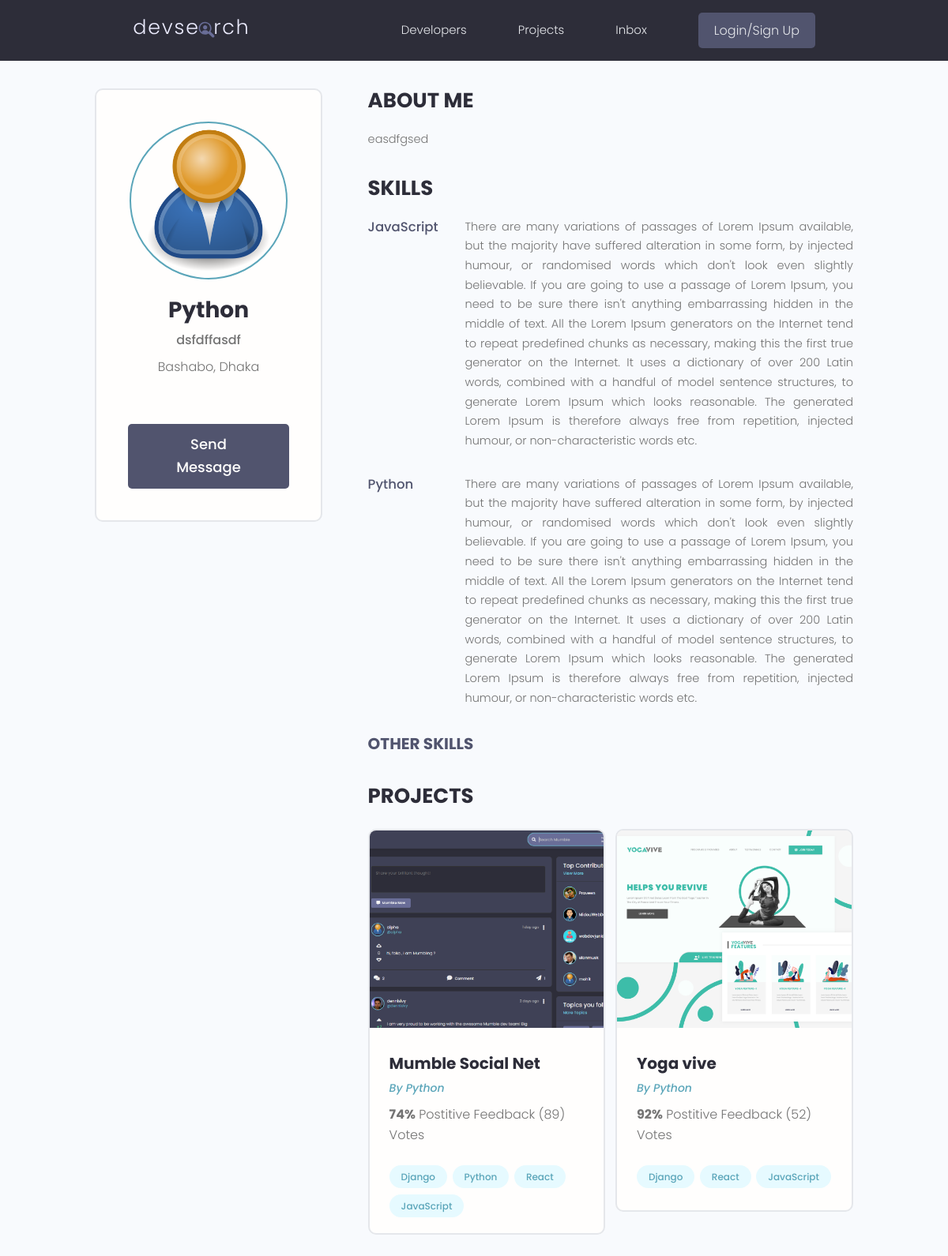
The app's page /profile/1124a1eb-1107-431b-a531-597dd7ccf09c with its own data.
### users/models.py (models this page shows, shortened)
class Profile(models.Model):
    user = models.OneToOneField(User,on_delete=models.CASCADE,null=True,blank=True)
    name = models.CharField(max_length=200,blank=True,null=True)
    email = models.EmailField(max_length=599,blank=True,null=True)
    username = models.CharField(max_length=200,blank=True,null=True)
    location = models.CharField(max_length=200,blank=True,null=True)
    short_intro = models.CharField(max_length=200,blank=True,null=True)
    bio = models.TextField(blank=True,null=True)
    profile_image = models.ImageField(null=True,blank=True,upload_to='profiles/',default="profiles/user-default.png")
    social_github = models.CharField(max_length=200,blank=True,null=True)
    social_twitter = models.CharField(max_length=200,blank=True,null=True)
    social_linkedin = models.CharField(max_length=200,blank=True,null=True)
    social_youtube = models.CharField(max_length=200,blank=True,null=True)
    social_website = models.CharField(max_length=200,blank=True,null=True)
    created = models.DateTimeField(auto_now_add=True)
    id = models.UUIDField(default=uuid.uuid4, unique=True,primary_key=True,editable=False )

class Skill(models.Model):
    owner = models.ForeignKey(Profile,on_delete=models.CASCADE,null=True,blank=True)
    name = models.CharField(max_length=200,blank=True,null=True)
    description = models.TextField(null=True,blank=True)
    created = models.DateTimeField(auto_now_add=True)
    id = models.UUIDField(default=uuid.uuid4, unique=True,primary_key=True,editable=False )

### projects/models.py (models this page shows, shortened)
class Project(models.Model):
    owner = models.ForeignKey(Profile,null=True,blank=True,on_delete=models.SET_NULL)
    title = models.CharField(max_length=200)
    description = models.TextField(null=True,blank=True)
    featured_image = models.ImageField(null=True,blank=True,default="default.jpg")
    demo_link = models.CharField(max_length=2000,null=True,blank=True)
    source_link = models.CharField(max_length=2000,null=True,blank=True)
    tags = models.ManyToManyField('Tag', blank=True)
    vote_Total = models.IntegerField(default=0, null=True, blank=True)
    vote_Ratio = models.IntegerField(default=0, null=True, blank=True)
    created = models.DateTimeField(auto_now_add=True)
    id = models.UUIDField(default=uuid.uuid4, unique=True,primary_key=True,editable=False )

class Tag(models.Model):
    name = models.CharField(max_length=200)
    created = models.DateTimeField(auto_now_add=True)
    id = models.UUIDField(default=uuid.uuid4, unique=True, primary_key=True, editable=False)
    def __str__(self):
        return self.name

### users/views.py (the view)
# urls.py: path('profile/<str:pk>',views.userprofile,name="user-profile"),
def userprofile(request,pk):
    profile = Profile.objects.get(id=pk)
    topskills = profile.skill_set.exclude(description__exact ="")
    otherskills = profile.skill_set.filter(description = "")
    context = {'profile': profile,'topskills': topskills, "otherskills": otherskills}
    return render(request,'users/user-profile.html',context)

### users/templates/users/user-profile.html (shortened to what this page needs)
{%extends 'main.html' %}
{% load static%}
{% block content %}
<main class="profile my-md">
    <div class="container">
      <div class="layout">
        <div class="column column--1of3">
          <div class="card text-center">
            <div class="card__body dev">
              <img class="avatar avatar--xl" src="{{profile.profile_image.url }}" />
              <h2 class="dev__name">{{profile.name}}</h2>
              <p class="dev__title">{{profile.short_intro}}</p>
              <p class="dev__location">{{profile.location}}</p>
              <a href="#" class="btn btn--sub btn--lg">Send Message </a>
            </div>
          </div>
        </div>
        <div class="column column--2of3">
          <div class="devInfo">
            <h3 class="devInfo__title">About Me</h3>
            <p class="devInfo__about">
              {{profile.bio}}
            </p>
          </div>
          <div class="devInfo">
            <h3 class="devInfo__title">Skills</h3>
            <div class="devInfo__skills">
              {% for skill in topskills %}
              <div class="devSkill">
                <h4 class="devSkill__title">{{skill.name}}</h4>
                <p class="devSkill__info">
                  {{skill.description}}
                </p>
              </div>
              {%endfor%}
              <h3 class="devInfo__subtitle">Other Skills</h3>
            </div>
          </div>
          <div class="devInfo">
            <h3 class="devInfo__title">Projects</h3>
            <div class="grid grid--two">
              {%for project in profile.project_set.all %}
              <div class="column">
                <div class="card project">
                  <a href="{% url 'project' project.id %}" class="project">
                    <img class="project__thumbnail" src="{{project.featured_image.url}}" alt="project thumbnail" />
                    <div class="card__body">
                      <h3 class="project__title">{{project.title}}</h3>
                      <p><a class="project__author" href="profile.html">By {{project.owner.name}}</a></p>
                      <p class="project--rating">
                        <span style="font-weight: bold;">{{project.vote_Ratio}}%</span> Postitive
                        Feedback ({{project.vote_Total}}) Vote{{project.vote_Total|pluralize:"s"}}
                      </p>
                      <div class="project__tags">
                        {%for tag in project.tags.all%}
                        <span class="tag tag--pill tag--main">
                          <small>{{tag}}</small>
                        </span>
                        {%endfor%}
                      </div>
                    </div>
                  </a>
                </div>
              </div>
              {%endfor%}
            </div>
          </div>
        </div>
      </div>
    </div>
  </main>
{%endblock content%}

### static/styles/app.css (style rules this page uses)
:root { --color-sub: #2d2d39; }
.btn--sub { background-color: var(--color-sub-light); }
.card { border: 2px solid var(--color-light); }
img { width: 100%; }
.profile .card > .dev { padding: 4rem; }
.dev__name { color: var(--color-sub); font-size: 2.8rem; font-weight: 700; margin-top: 1rem; margin-bottom: 0.5rem; }
.dev__title { font-size: 1.6rem; font-weight: 500; line-height: 1.3; }
.dev__location { margin-top: 1rem; }
.devInfo { margin-bottom: 3rem; }
.devInfo__title, .devInfo__subtitle { font-size: 2.6rem; color: var(--color-sub); text-transform: uppercase; font-weight: 700; margin-bottom: 1.5rem; }
.devInfo__subtitle { font-size: 2rem; color: var(--color-sub-light); }
.devInfo__about, .devSkill__info { font-size: 1.45rem; line-height: 1.7; text-align: justify; }
.devSkill { margin-bottom: 3rem; }
.devSkill__title { font-size: 1.65rem; font-weight: 500; color: var(--color-sub-light); }
@media screen and (min-width: 700px) { .devSkill { display: flex; justify-content: space-between; gap: 3rem; } }
@media screen and (min-width: 700px) { .devSkill__info { flex-basis: 80%; } }
.project__author { font-size: 1.4rem; font-style: italic; }
.project--rating { margin-bottom: 1.6em; margin-top: .5em; }
.project__thumbnail { height: 25rem; object-fit: cover; object-position: top center; }
.project__title { font-size: 2rem; font-weight: 700; color: var(--color-sub); }

### static/uikit/styles/modules/_variables.css (style rules this page uses)
:root { --color-main: #5aa5b9; --color-main-light: #e6faff; --color-sub: #3f4156; --color-sub-light: #51546e; --color-sub-lighter: #ededfd; --color-text: #737373; --color-gray: #8b8b8b; --color-light: #e5e7eb; --color-light-gray: #767676; --color-bg: #f8fafd; --color-white: #fffefd; --color-white-light: #f3f3f3; --color-success: #359e64; --color-success-bg: #def8e8; --color-error: #fc4b0b; --color-error-bg: #fff2ee; --font-base: 'Poppins', arial, helvetica, 'Segoe UI', roboto, ubuntu, sans-serif; --font-monospace: 'Fira Code', 'Courier New', courier, monospace; --font-regular: 300; --font-medium: 500; --font-bold: 700; --generic-shadow: 1px 1px 5px #00000010; --generic-transition: all 0.3s ease-in-out; }

### static/uikit/styles/modules/_base.css (style rules this page uses)
* { margin: 0; padding: 0; box-sizing: border-box; text-rendering: optimizeLegibility; color: inherit; font-size: inherit; }
html { font-size: 50%; }
@media only screen and (min-width: 480px) { html { font-size: 56.25%; } }
@media only screen and (min-width: 1200px) { html { font-size: 62.5%; } }
body { line-height: 1.6; font-weight: 400; font-size: 1.5rem; color: var(--color-text); background-color: var(--color-bg); min-height: 100vh; }

### static/uikit/styles/modules/_typography.css (style rules this page uses)
* { font-family: var(--font-base); }
h2 { font-size: 3.6rem; font-weight: var(--font-bold); }
h3 { font-size: 3.2rem; font-weight: var(--font-medium); }
h4 { font-size: 2.8rem; font-weight: var(--font-medium); }
p, span, strong { font-size: 1.6rem; color: var(--color-text); font-weight: var(--font-regular); }
a { padding-bottom: 2px; text-decoration: none; display: inline-block; color: var(--color-main); font-weight: var(--font-medium); }

### static/uikit/styles/modules/_utilities.css (style rules this page uses)
.container { width: 92%; max-width: 165rem; margin: 0 auto; box-sizing: border-box; }
@media screen and (min-width: 1000px) { .container { width: 90%; } }
@media screen and (min-width: 1200px) { .container { width: 80%; } }
.text-center { text-align: center; }
.my-md { margin: 3rem auto; }

### static/uikit/styles/modules/_avatar.css (style rules this page uses)
.avatar { border-radius: 50%; border: 2px solid var(--color-main); object-fit: cover; }
.avatar--xl { height: 20rem; width: 20rem; }

### static/uikit/styles/modules/_button.css (style rules this page uses)
.btn { display: inline-block; position: relative; cursor: pointer; background-color: var(--color-light); font-weight: var(--font-medium); color: var(--color-sub); text-decoration: none; padding: 1rem 2rem; border-radius: 0.5rem; border: none; width: -webkit-fit-content; width: -moz-fit-content; width: fit-content; height: -webkit-fit-content; height: -moz-fit-content; height: fit-content; font-size: 1.6rem; outline-width: 0; outline-color: transparent; -webkit-backface-visibility: hidden; backface-visibility: hidden; transition: all 0.3s ease-in-out; }
.btn--sub { background-color: var(--color-sub); color: var(--color-white); }
.btn--lg { font-size: 1.8rem; padding: 1.2rem 4.5rem; }

### static/uikit/styles/modules/_card.css (style rules this page uses)
.card { border-radius: 1rem; background-color: var(--color-white); border: 1.5px solid var(--color-light); width: auto; height: auto; margin-top: 0.5rem; margin-bottom: 0.5rem; overflow: hidden; }
.card__body, .card__header { padding: 2rem 2.5rem; }

### records on screen
Profile: profile_image (placeholder picture), name "Python", short_intro "dsfdffasdf", location "Bashabo, Dhaka", bio "easdfgsed"
Skill: name "JavaScript", description "There are many variations of passages of Lorem Ipsum available, but the majority have suffered alteration in some form, by injected humour, or randomised words which don't look even slightly believable. If you are going to use a passage of Lorem Ipsum, you need to be sure there isn't anything embarrassing hidden in the middle of text. All the Lorem Ipsum generators on the Internet tend to repeat predefined chunks as necessary, making this the first true generator on the Internet. It uses a dictionary of over 200 Latin words, combined with a handful of model sentence structures, to generate Lorem Ipsum which looks reasonable. The generated Lorem Ipsum is therefore always free from…"
Skill: name "Python", description "There are many variations of passages of Lorem Ipsum available, but the majority have suffered alteration in some form, by injected humour, or randomised words which don't look even slightly believable. If you are going to use a passage of Lorem Ipsum, you need to be sure there isn't anything embarrassing hidden in the middle of text. All the Lorem Ipsum generators on the Internet tend to repeat predefined chunks as necessary, making this the first true generator on the Internet. It uses a dictionary of over 200 Latin words, combined with a handful of model sentence structures, to generate Lorem Ipsum which looks reasonable. The generated Lorem Ipsum is therefore always free from…"
Project: featured_image (picture), title "Mumble Social Net", owner.name "Python", vote_Ratio "74", vote_Total "89"
Tag: name "Django"
Tag: name "Python"
Tag: name "React"
Tag: name "JavaScript"
Project: featured_image (picture), title "Yoga vive", owner.name "Python", vote_Ratio "92", vote_Total "52"
